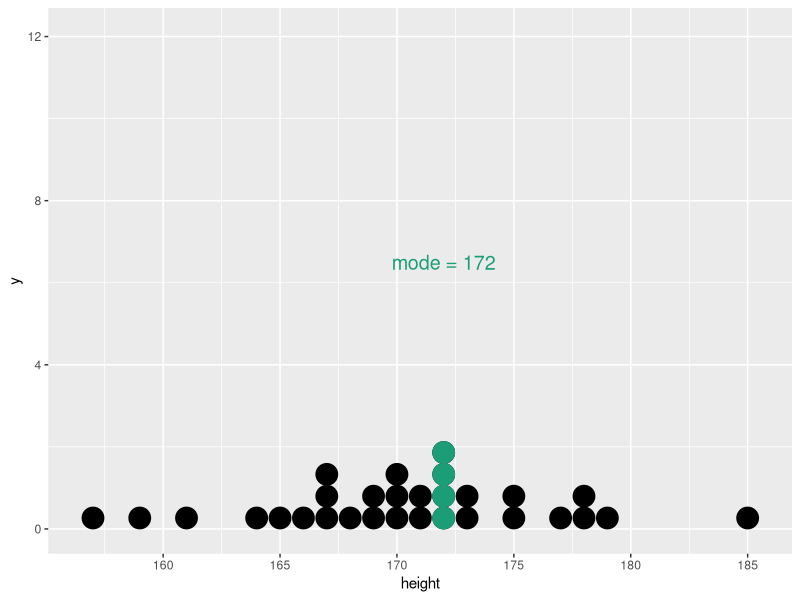
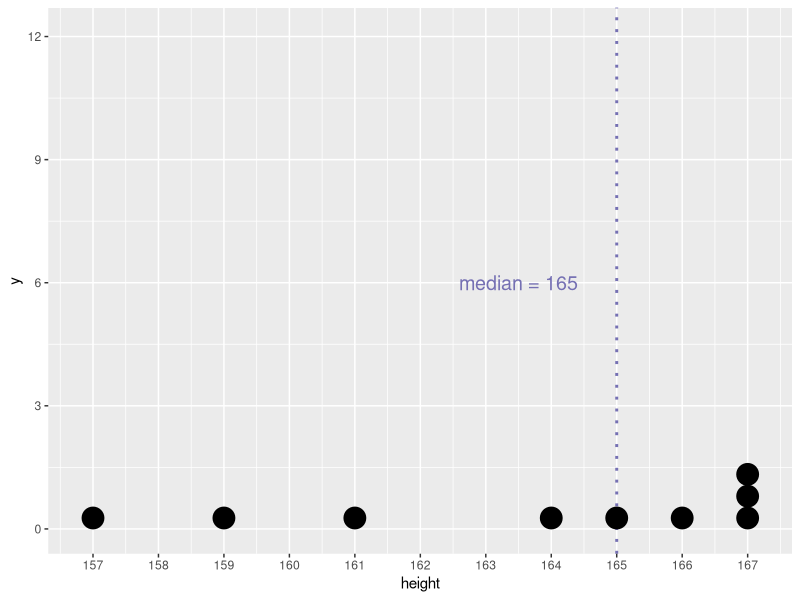
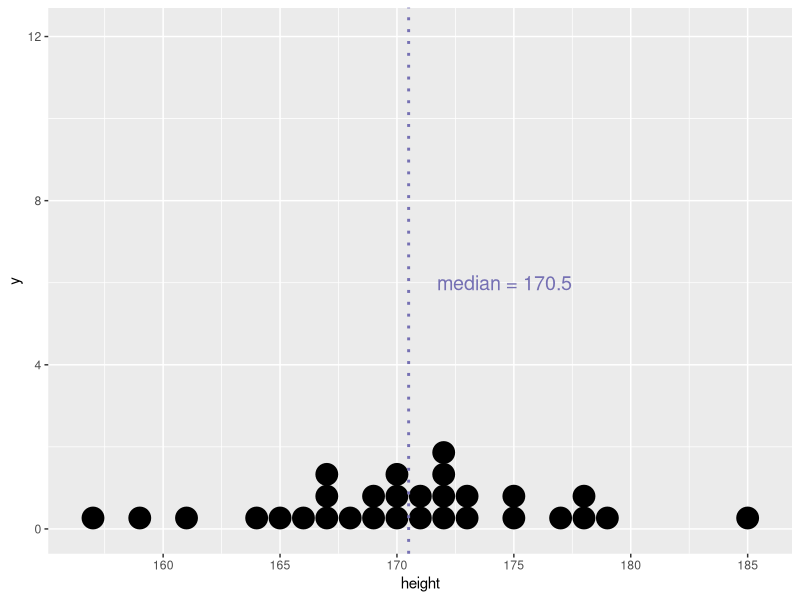
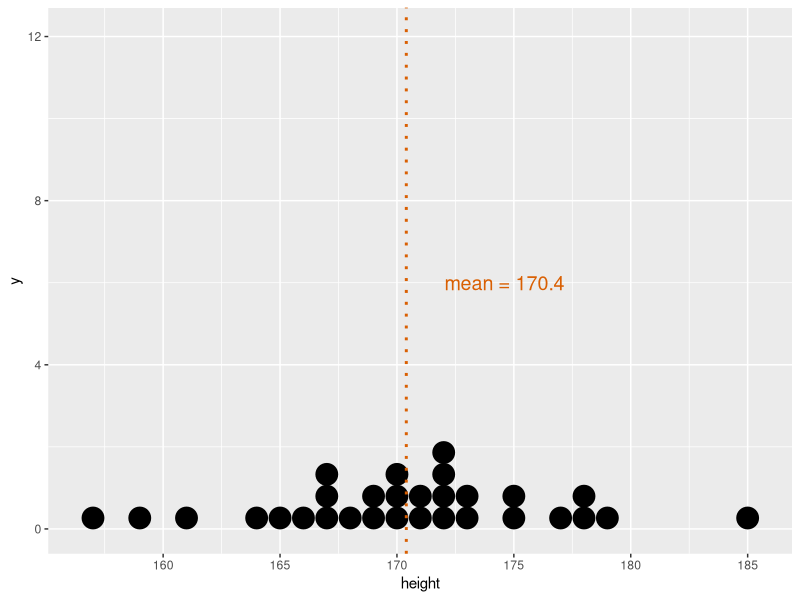
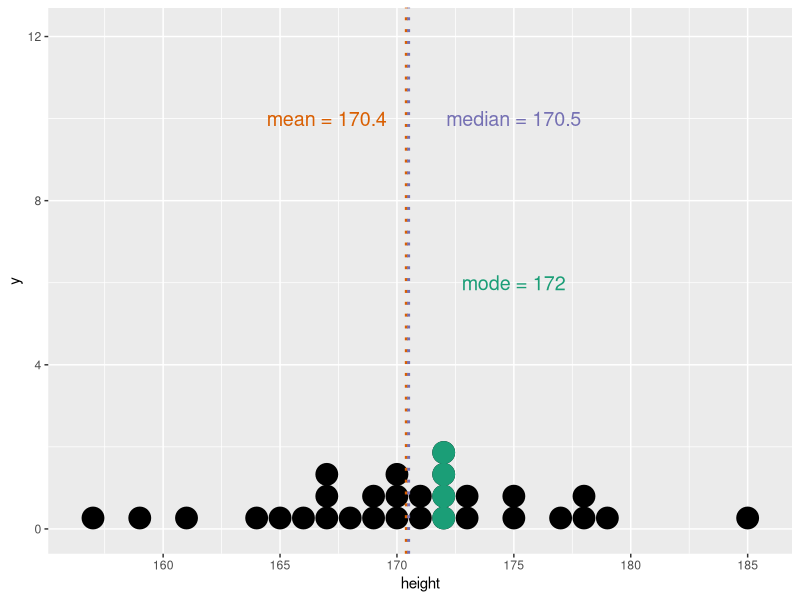
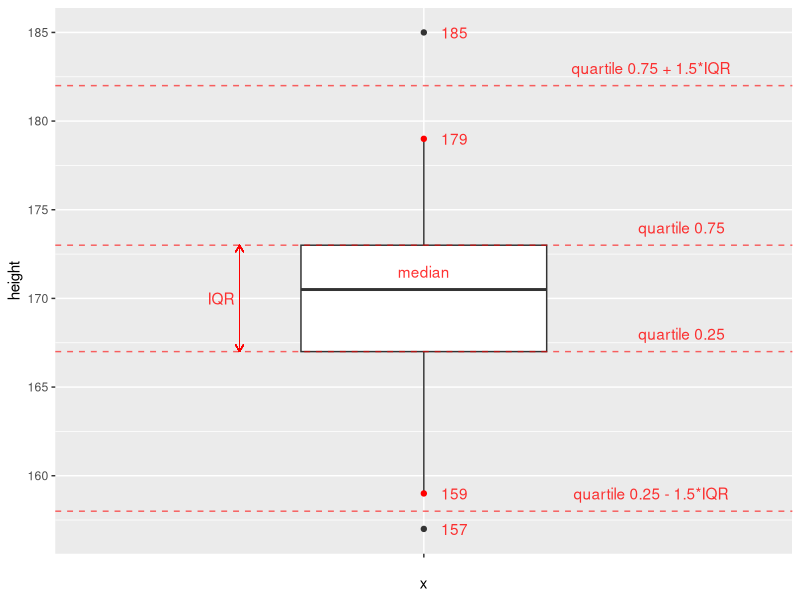
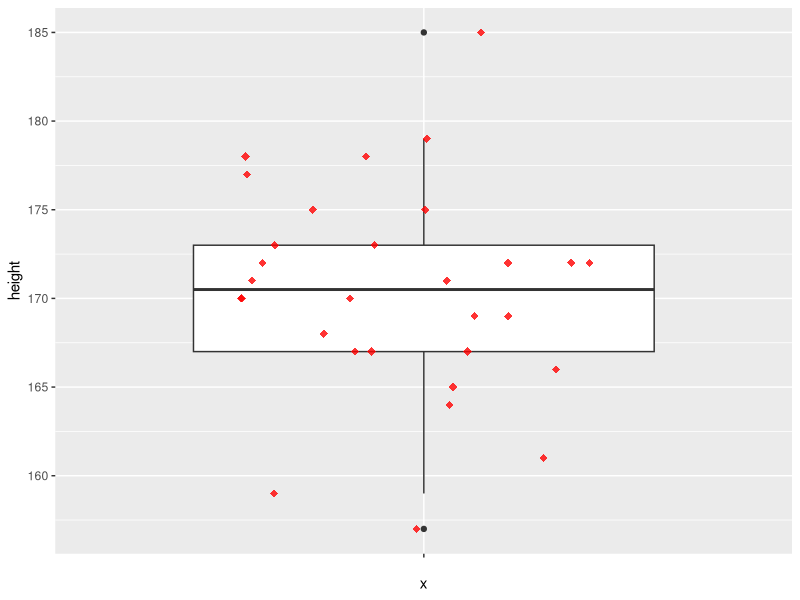
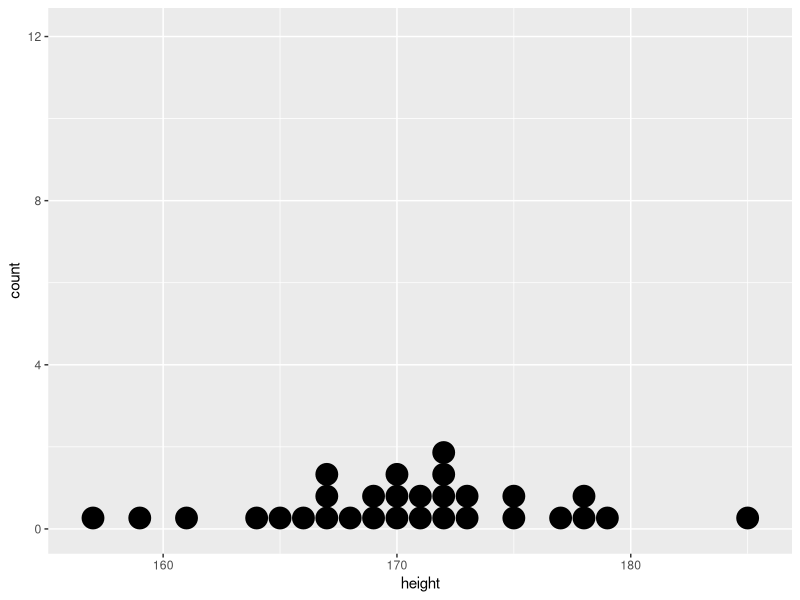

Generate these figures, in order, with R:
## ---- chunk 1
library(ggplot2)
library(dplyr)
knitr::opts_chunk$set(message = F, warning = F)
## ---- chunk 2
# fig.height - размер изображение после knit'a
# цвета для графиков взяты здесь http://colorbrewer2.org/
a <- c(157, 159, 161, 164, 165, 166, 167, 167, 167, 168,
       169, 169, 170, 170, 170, 171, 171, 172, 172, 172,
       172, 173, 173, 175, 175, 177, 178, 178, 179, 185)
d <- data.frame(height = a)                 # основные данные
d_mode <- data.frame(height = rep(172, 4))
g <- ggplot() +
  geom_dotplot(data = d, aes(height)) +
  scale_x_continuous(breaks = seq(155, 190, 5)) +
  scale_y_continuous(limits = c(0, 12.1),    # 12.1 - найдено методом математического подгона
                     breaks = seq(0, 12, 4))
g + geom_dotplot(data = d_mode, aes(height), color = "#1b9e77", fill = "#1b9e77") +
  annotate("text", x = 172, y = 6.5,
           label = "mode = 172", size = 5, color = "#1b9e77")
## ---- chunk 3
d_sml <- d %>% slice(1:9)
ggplot(d_sml, aes(height)) +
  geom_vline(data = d_sml, aes(xintercept = median(height)),
             color = "#7570b3", linetype = "dotted", size = 1) +
  geom_dotplot() +
  scale_x_continuous(breaks = seq(155, 168, 1)) +
  scale_y_continuous(limits = c(0, 12.1),
                     breaks = seq(0, 12, 3)) +
  annotate("text", x = 163.5, y = 6,
           label = "median = 165", color = "#7570b3", size = 5)
## ---- chunk 4
g + geom_vline(data = d, aes(xintercept = median(height)),
             color = "#7570b3", linetype = "dotted", size = 1) +
  annotate("text", x = 174.6, y = 6,
           label = "median = 170.5", size = 5, color = "#7570b3")
## ---- chunk 5
g + geom_vline(data = d, aes(xintercept = mean(height)),
             color = "#d95f02", linetype = "dotted", size = 1) +
  annotate("text", x = 174.6, y = 6,
           label = "mean = 170.4", size = 5, color = "#d95f02")
## ---- chunk 6
g + geom_dotplot(data = d_mode, aes(height), color = "#1b9e77", fill = "#1b9e77") +
  geom_vline(data = d, aes(xintercept = mean(height)),
             color = "#d95f02", linetype = "dotted", size = 1) +
  geom_vline(data = d, aes(xintercept = median(height)),
             color = "#7570b3", linetype = "dotted", size = 1) +
  annotate("text",
           x = c(175, 167, 175),
           y = c(6, 10, 10),
           label = c("mode = 172","mean = 170.4", "median = 170.5"),
           size = 5,
           color = c("#1b9e77", "#d95f02", "#7570b3"))
## ---- chunk 7
x <- c(1, 5, 2, 7, 1, 9, 3, 8, 5, 9)
L <- length(x)   # кол-во элементов в выборке
M <- mean(x)     # среднее значение выборки
D <- sum((x - M) ^ 2) / (L - 1) #  расчет дисперсии
sd <- sqrt(D)    # расчет стандартного отклонения
print(c(D, sd))  # вывод результатов
## ---- chunk 8
D <- var(x)     # расчет дисперсии
sd <- sd(x)     # расчет стандартного отклонения
print(c(D, sd)) # вывод результатов
## ---- chunk 9
quart_1 <- quantile(d$height, 0.25)
quart_3 <- quantile(d$height, 0.75)
iqr <- IQR(d$height)
ggplot(data = d) + 
  geom_boxplot(aes(x = "", y = height), width = 0.4) +
  geom_hline(yintercept = quart_1 - 1.5 * iqr,
             linetype = "dashed", color = "red", alpha = 0.6) +
  geom_hline(yintercept = quart_1,
             linetype = "dashed", color = "red", alpha = 0.6) +
  geom_hline(yintercept = quart_3,
             linetype = "dashed", color = "red", alpha = 0.6) +
  geom_hline(yintercept = quart_3 + 1.5 * iqr,
             linetype = "dashed", color = "red", alpha = 0.6) +
  annotate("text", x = 1.42, y = quart_1 + 1, 
           label = "quartile 0.25", color = "red", alpha = 0.8) +
  annotate("text", x = 1.42, y = quart_3 + 1, 
           label = "quartile 0.75", color = "red", alpha = 0.8) + 
  annotate("text", x = 1, y = 171.5, 
           label = "median", color = "red", alpha = 0.8) +
  annotate("text", x = 1.37, y = quart_1 - 1.5 * iqr + 1, 
           label = "quartile 0.25 - 1.5*IQR", color = "red", alpha = 0.8) + 
  annotate("text", x = 1.37, y = quart_3 + 1.5 * iqr + 1, 
           label = "quartile 0.75 + 1.5*IQR", color = "red", alpha = 0.8) +
  geom_segment(aes(x = 0.7, xend = 0.7, y = quart_1, yend = quart_3),
               color = "red", arrow = arrow(length = unit(0.2, "cm")), size = 0.3) +
  geom_segment(aes(x = 0.7, xend = 0.7, y = quart_3, yend = quart_1),
               color = "red", arrow = arrow(length = unit(0.2, "cm")), size = 0.3) +
  annotate("text", x = 0.67, y = 170, 
           label = "IQR", color = "red", alpha = 0.8) +
  geom_point(data = data.frame(height = c(159, 179)), 
             aes(x = "", y = height), 
             color = "red") +
  annotate("text", x = 1.05, y = 159, label = "159", color = "red", alpha = 0.8) +
  annotate("text", x = 1.05, y = 179, label = "179", color = "red", alpha = 0.8) +
  annotate("text", x = 1.05, y = 185, label = "185", color = "red", alpha = 0.8) +
  annotate("text", x = 1.05, y = 157, label = "157", color = "red", alpha = 0.8)
  
## ---- chunk 10
ggplot(data = d, aes(x = "", y = height)) + 
  geom_boxplot() +
  geom_jitter(position = position_jitter(width = 0.3, height = 0),
              shape = 18, 
              color = "red", 
              alpha = 0.8, 
              size = 2.5)
## ---- chunk 11
# Основа для графиков
g2 <- ggplot() + scale_y_continuous(limits = c(0, 12.1), breaks = seq(0, 12, 4))
# Изначальный график
g2 + geom_dotplot(data = d, aes(height))
# График преобразованный в Z-score
g2 + geom_dotplot(data = d, aes(scale(height)))
## ---- chunk 12
M <- 175
sd <- 8
x_i <- 186.2

(z_i <- (x_i - M)/sd)
## ---- chunk 13
pnorm(q = 154, mean = 150, sd = 8, lower.tail = FALSE)
## ---- chunk 14
pnorm(q = 125, mean = 100, sd = 15, lower.tail = F)
# или вот так
1 - pnorm(q = 125, mean = 100, sd = 15)
## ---- chunk 15
pnorm(q = 70, mean = 100, sd = 15, lower.tail = F) - 
  pnorm(q = 112, mean = 100, sd = 15, lower.tail = F)
## ---- chunk 16
n <- 100
D <- 4
(se <- sqrt(D/n))
## ---- chunk 17
gen <- c(102, 91, 99, 100, 103, 98, 99, 101, 106, 88, 103, 97, 103, 101,
       101, 91, 104, 105, 105, 100, 101, 91, 99, 98, 107, 102, 100, 97,
       98, 104, 100, 98, 103, 99, 95, 103, 104, 97, 99, 102, 98, 107, 101,
       93, 98, 101, 93, 91, 107, 102, 96, 93, 100, 105, 103, 107, 99, 102,
       106, 102, 94, 104, 103, 103)
gen
## ---- chunk 18
mean(gen) # средне значение
sd(gen)   # стандартное отклонение
## ---- chunk 19
pr <- 95
(koef <- qnorm((100 - (100 - pr)/2)/100))
## ---- chunk 20
(se <- sd(gen)/sqrt(length(gen))) # стандартная ошибка среднего
## ---- chunk 21
left <- mean(gen) - koef * se   # левая граница доверительного интервала
right <- mean(gen) + koef * se  # правая граница доверительного интервала
c(left, right)
## ---- chunk 22
pr <- 99
koef <- qnorm((100 - (100 - pr)/2)/100) # 2.575829
left <- mean(gen) - koef * se   # левая граница доверительного интервала
right <- mean(gen) + koef * se   # правая граница доверительного интервала
c(left, right)
## ---- chunk 23
x_hat <- 10
se <- 5/sqrt(100)
pr <- 99

koef <- qnorm((100 - (100 - pr)/2)/100)
left <- x_hat - koef * se
right <- x_hat + koef * se
c(left, right)
## ---- chunk 24
x_hat <- 18.5
M <- 20
sd <- 4
n <- 64

se <- sd/sqrt(n)
z <- (x_hat - M)/se

p1 <- 2*pnorm(-(abs(z))) # хз зачем тут минус(
p2 <- 2*pnorm(x_hat, mean = M, sd = sd/sqrt(n))
c(p1, p2)
## ---- chunk 25
n <- 64
sd <- 4
x_hat <- 18.5
se <- sd/sqrt(n)
pr <- 95

koef <- qnorm((100 - (100 - pr)/2)/100)
left <- x_hat - koef * se
right <- x_hat + koef * se
c(left, right)
## ---- chunk 26
x_hat <- 118
n <- 144
sd <- 9
M <- 115

p1 <- 2*pnorm(x_hat, mean = M, sd = sd/sqrt(n))
p2 <- 2*pnorm(M, mean = x_hat, sd = sd/sqrt(n)) # вроде это значение правильное
c(p1, p2)
